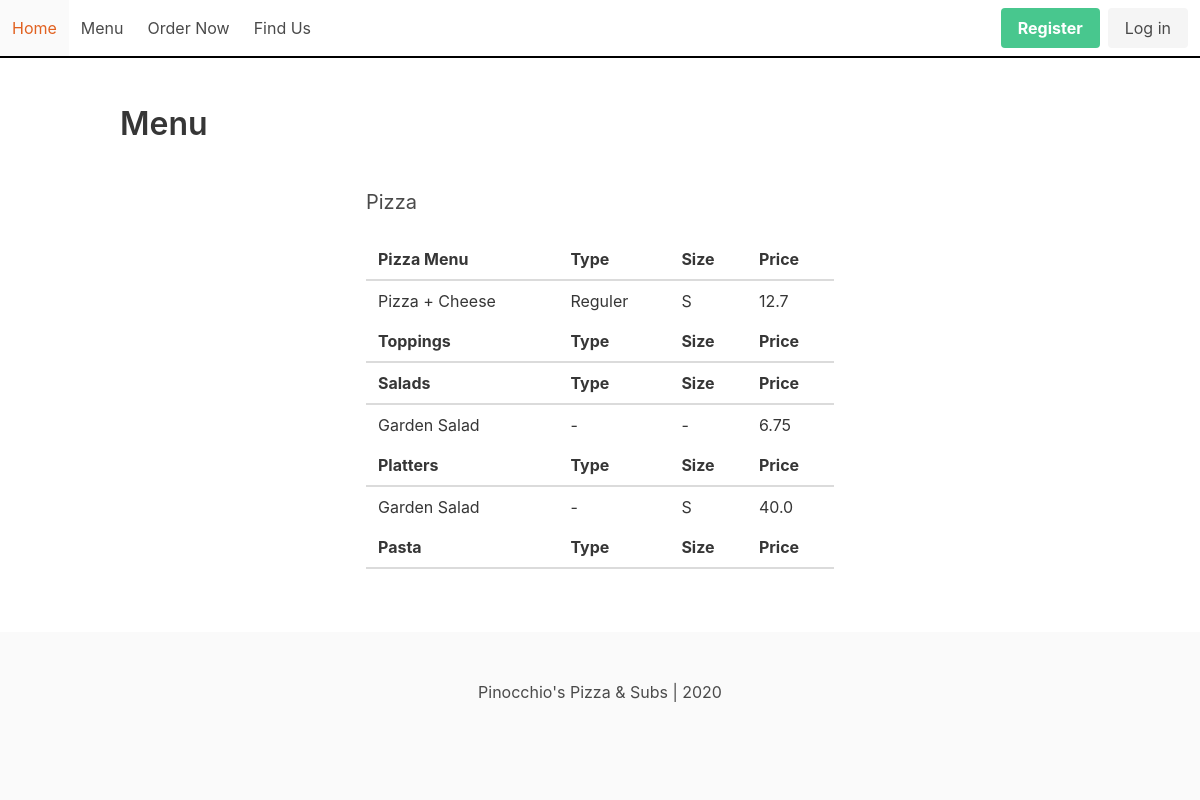
Before: /menu with the older database file.
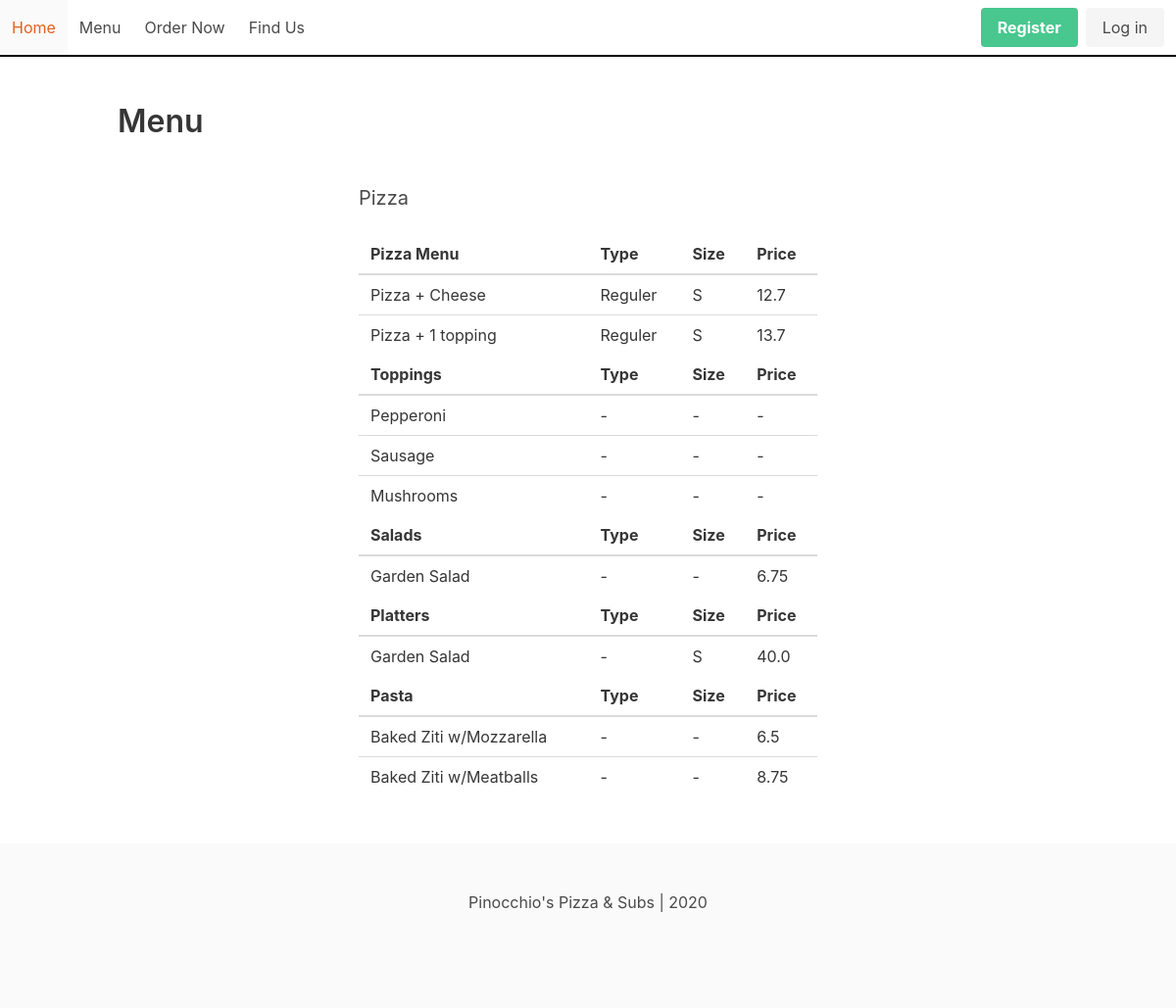
After: the same page with the newer database file.
### pizza/models.py (models this page shows, shortened)
class Pizza(models.Model):
    PIZZA_SIZE = (
        ("S", "Small"),
        ("L", "Large")
    )
    PIZZA_TYPE = (
        ("Reguler", "Reguler"),
        ("Sicilian","Sicilian")
    )
    pizza_type = models.CharField(max_length=8, choices=PIZZA_TYPE)
    pizza_menu = models.CharField(max_length=64)
    size = models.CharField(max_length=1, choices=PIZZA_SIZE)
    price = models.FloatField()

class Salads(models.Model):
    salad = models.CharField(max_length=64)
    price = models.FloatField()

class Platters(models.Model):
    SALAD_SIZE = (
        ("S", "Small"),
        ("L", "Large")
    )
    platter = models.CharField(max_length=64)
    size = models.CharField(max_length=1, choices=SALAD_SIZE)
    price = models.FloatField()

class Toppings(models.Model):
    PIZZA_TOPPINGS = (
        ("Pepperoni", "Pepperoni"),
        ("Sausage", "Sausage"),
        ("Mushrooms", "Mushrooms"),
        ("Onions", "Onions"),
        ("Ham", "Ham"),
        ("Canadian Bacon", "Canadian Bacon"),
        ("Pineapple", "Pineapple"),
        ("Eggplant", "Eggplant"),
        ("Tomato & Basil", "Tomato & Basil"),
        ("Green Peppers", "Green Peppers"),
        ("Hamburger","Hamburger"),
        ("Spinach","Spinach"),
        ("Artichoke", "Artichoke"),
        ("Buffalo Chicken", "Buffalo Chicken"),
        ("Barbecue Chicken","Barbecue Chicken"),
        ("Anchovies", "Anchovies"),
        ("Black Olives", "Black Olives"),
        ("Fresh Gralic", "Fresh Gralic"),
        ("Zucchini", "Zucchini")
    )
    topping = models.CharField(max_length=64, choices=PIZZA_TOPPINGS)

class Pasta(models.Model):
    menu = models.CharField(max_length=64)
    price = models.FloatField()

### pizza/views.py (the view)
# urls.py: path("menu", views.menu, name='menu'),
def menu(request):
    context = {
        "pizza": Pizza.objects.all(),
        "toppings": Toppings.objects.all(),
        "salads": Salads.objects.all(),
        "platters": Platters.objects.all(),
        "pasta": Pasta.objects.all(),
    }
    return render(request, "pizza/menu.html", context)

### pizza/templates/pizza/menu.html (shortened to what this page needs)
{% extends "pizza/base.html" %}
{% block body %}
<section class="section">
    <div class="container">
        <h1 class="title">Menu</h1>
        <br>
        <div class="columns is-centered">
            <div class="column is-half">
                <h2 id="pizza" class="subtitle">Pizza</h2>
                <table class="table is-hoverable is-fullwidth">
                    <thead>
                        <tr>
                            <th>Pizza Menu</th>
                            <th>Type</th>
                            <th>Size</th>
                            <th>Price</th>
                        </tr>
                    </thead>
                    <tbody>
                        {% for p in pizza %}
                            <tr>
                                <td>{{ p.pizza_menu }}</td>
                                <td>{{ p.pizza_type }}</td>
                                <td>{{ p.size }}</td>
                                <td>{{ p.price }}</td>
                            </tr>
                        {% endfor %}
                    </tbody>
                    <thead>
                        <tr>
                            <th>Toppings</th>
                            <th>Type</th>
                            <th>Size</th>
                            <th>Price</th>
                        </tr>
                    </thead>
                    <tbody>
                        {% for topping in toppings %}
                            <tr>
                                <td>{{ topping.topping }}</td>
                                <td>-</td>
                                <td>-</td>
                                <td>-</td>
                            </tr>
                        {% endfor %}
                    </tbody>
                    <thead>
                        <tr>
                            <th>Salads</th>
                            <th>Type</th>
                            <th>Size</th>
                            <th>Price</th>
                        </tr>
                    </thead>
                    <tbody>
                        {% for salad in salads %}
                            <tr>
                                <td>{{ salad.salad }}</td>
                                <td>-</td>
                                <td>-</td>
                                <td>{{ salad.price }}</td>
                            </tr>
                        {% endfor %}
                    </tbody>
                    <thead>
                        <tr>
                            <th>Platters</th>
                            <th>Type</th>
                            <th>Size</th>
                            <th>Price</th>
                        </tr>
                    </thead>
                    <tbody>
                        {% for platter in platters %}
                            <tr>
                                <td>{{ platter.platter }}</td>
                                <td>-</td>
                                <td>{{ platter.size }}</td>
                                <td>{{ platter.price }}</td>
                            </tr>
                        {% endfor %}
                    </tbody>
                    <thead>
                        <tr>
                            <th>Pasta</th>
                            <th>Type</th>
                            <th>Size</th>
                            <th>Price</th>
                        </tr>
                    </thead>
                    <tbody>
                        {% for p in pasta %}
                            <tr>
                                <td>{{ p.menu }}</td>
                                <td>-</td>
                                <td>-</td>
                                <td>{{ p.price }}</td>
                            </tr>
                        {% endfor %}
                    </tbody>
                </table>
            </div>
        </div>
    </div>
</section>
{% endblock %}

### pizza/templates/pizza/base.html (shortened to what this page needs)
<!DOCTYPE html>
<html lang="en">
<head>
    <link rel="stylesheet" href="https://cdn.jsdelivr.net/npm/bulma@0.8.2/css/bulma.min.css">
</head>
<body>
    <head>
        <nav class="navbar" role="navigation" aria-label="main navigation">
            <div id="navbarBasicExample" class="navbar-menu">
              <div class="navbar-start">
                <a class="navbar-item" href="{% url 'index' %}">
                    Home
                </a>
                <a class="navbar-item" href="{% url 'menu' %}">
                  Menu
                </a>
                <a class="navbar-item" href="{% url 'order' %}">
                    Order Now
                </a>
                <a class="navbar-item" href="{% url 'find-us' %}">
                    Find Us
                </a>
                </div>
              </div>
              <div class="navbar-end">
                <div class="navbar-item">
                  <div class="buttons">
                    {% if user.is_authenticated %}
                    <a class="button is-info" href="{% url 'cart' %}">
                      <strong>Cart</strong>
                    </a>
                    <a class="button is-success" href="{% url 'account-info' %}">
                      <strong>Account</strong>
                    </a>
                      <a class="button is-light" href="{% url 'logout' %}">
                        Log out
                      </a>
                    {% else %}
                      <a class="button is-success" href="{% url 'register' %}">
                        <strong>Register</strong>
                      </a>
                      <a class="button is-light" href="{% url 'login' %}">
                        Log in
                      </a>
                    {% endif %}
                  </div>
                </div>
              </div>
          </nav>
    </head>
    {% block body %}
    {% endblock %}
    <footer class="footer">
        <div class="container">
            <div class="content has-text-centered">
                Pinocchio's Pizza & Subs | 2020
            </div>
        </div>
    </footer>
</body>
</html>

### pizza/templates/pizza/base.html (style rules this page uses)
body { display: flex; min-height: 100vh; flex-direction: column; }
section { flex: 1; }
.navbar { border-bottom: 2px solid black; }

Changed rows visible on the page:
added Pizza: pizza_menu "Pizza + 1 topping", pizza_type "Reguler", size "S", price "13.7"
added Toppings: topping "Pepperoni"
added Toppings: topping "Sausage"
added Toppings: topping "Mushrooms"
added Pasta: menu "Baked Ziti w/Mozzarella", price "6.5"
added Pasta: menu "Baked Ziti w/Meatballs", price "8.75"
